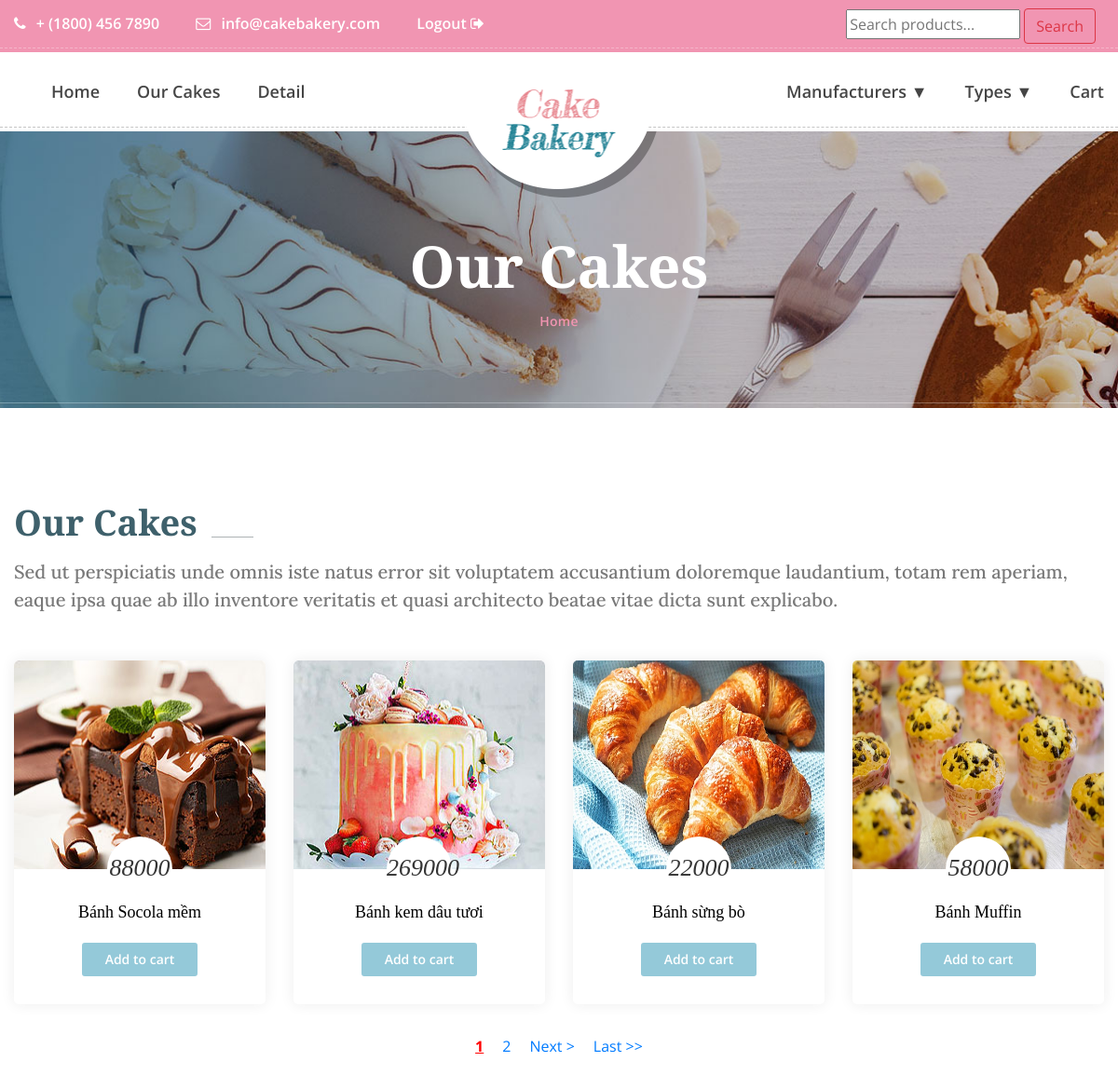
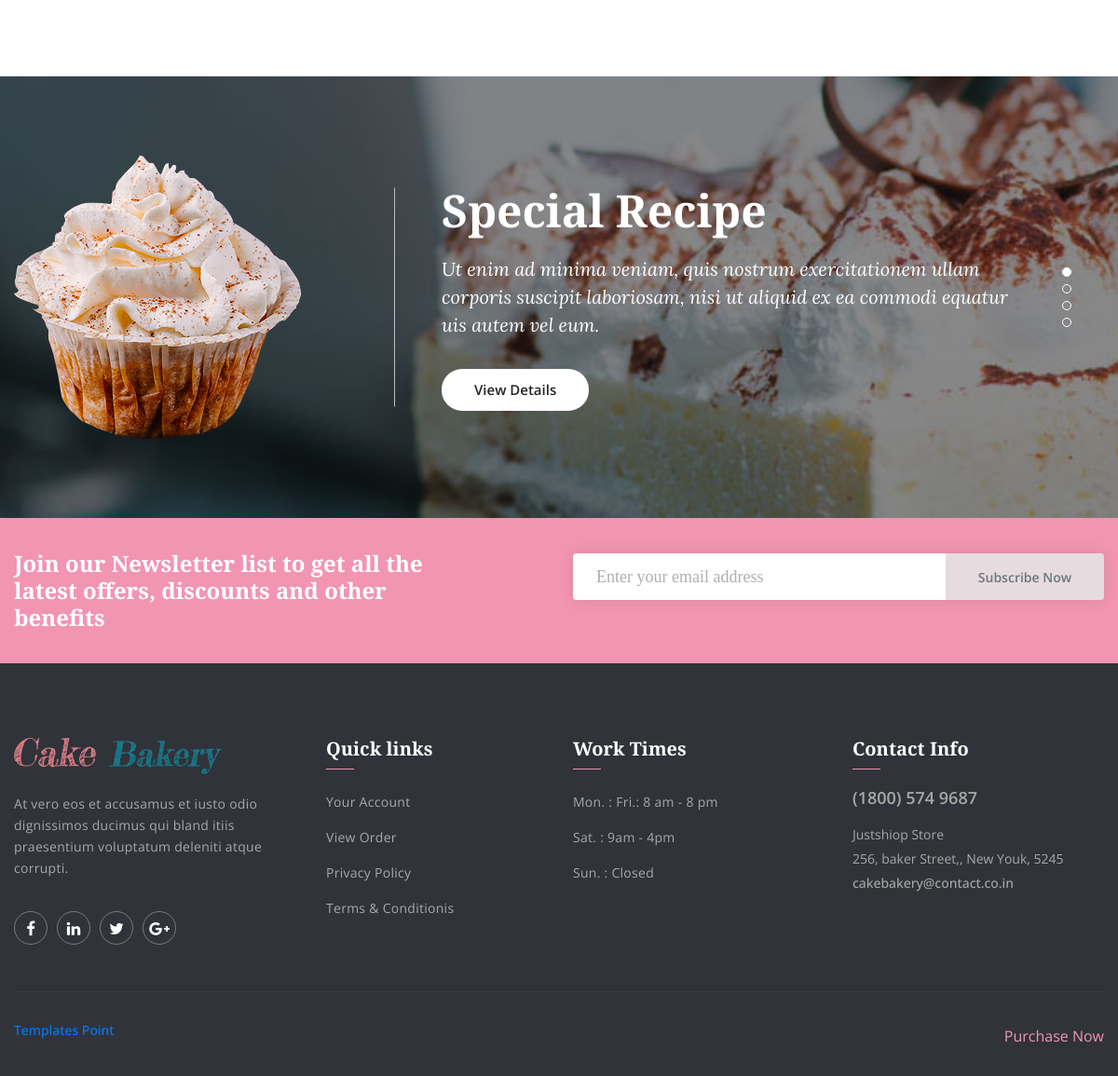
The app's page /public/cake.php with its own data (2 pictures, top to bottom).
### tables this page shows
CREATE TABLE IF NOT EXISTS `products` (
  `id` int(11) NOT NULL AUTO_INCREMENT,
  `name` varchar(100) NOT NULL,
  `manu_id` int(11) NOT NULL,
  `type_id` int(11) NOT NULL,
  `price` int(11) NOT NULL,
  `pro_image` varchar(150) NOT NULL,
  `description` text NOT NULL,
  `feature` tinyint(4) NOT NULL,
  `created_at` timestamp NOT NULL DEFAULT CURRENT_TIMESTAMP ON UPDATE CURRENT_TIMESTAMP,
  `receipt` int(11) NOT NULL,
  PRIMARY KEY (`id`)
);

### public/models/protype.php (called while the page is built, shortened)
<?php
class Protype extends Db
{
    static function getAllProtypes()
    {
        $sql = self::$connection->prepare("SELECT * FROM protypes");
        $sql->execute();
        $items = $sql->get_result()->fetch_all(MYSQLI_ASSOC);
        return $items;
    }
}

### public/cake.php (the view, shortened to what this page needs)
<?php
require_once "navbar_header.php";
?>
<section class="banner_area">
    <div class="container">
        <div class="banner_text">
            <h3>Our Cakes</h3>
            <ul>
                <li><a href="index.php">Home</a></li>
            </ul>
        </div>
    </div>
</section>
<section class="our_cakes_area p_100">
    <div class="container">
        <div class="main_title">
            <h2>Our Cakes</h2>
            <h5>Sed ut perspiciatis unde omnis iste natus error sit voluptatem accusantium doloremque laudantium,
                totam rem aperiam, eaque ipsa quae ab illo inventore veritatis et quasi architecto beatae vitae
                dicta sunt explicabo.</h5>
        </div>
        <div class="cake_feature_row row">
        <?php
                $page = 1;
                $resultsPerPage = 4;
                $list_of_products = Product::getAllProducts_andCreatePagination($page, $resultsPerPage);
                $totalResults = count(Product::getAllProducts());
                foreach($list_of_products as $key => $value) {
            ?>
            <div class="col-lg-3 col-md-4 col-6">
                <div class="cake_feature_item">
                    <div class="cake_img">
                        <img src="img/cake-feature/<?php echo $value['pro_image'];?>" alt="" width="270px" height="224px">
                    </div>
                    <div class="cake_text">
                        <h4><?php echo $value['price'];?></h4>
                        <h3><a href="product-details.php?id=<?php echo $value['id']; ?>"><?php echo $value['name']; ?></a></h3>
                        <a class="pest_btn" href="add-cart.php?id=<?php echo $value['id'];?>">Add to cart</a>
                    </div>
                </div>
            </div>
            <?php }?>
        </div>
    </div>
    <div style="text-align:center;">
    <?php
    $paginate = Product::paginate("cake.php?", $page, $totalResults, $resultsPerPage, 1);
    echo $paginate;
    ?>
</div>
</section>
<section class="special_recipe_area">
    <div class="container">
        <div class="special_recipe_slider owl-carousel">
            <div class="item">
                <div class="media">
                    <div class="d-flex">
                        <img src="img/recipe/recipe-1.png" alt="">
                    </div>
                    <div class="media-body">
                        <h4>Special Recipe</h4>
                        <p>Ut enim ad minima veniam, quis nostrum exercitationem ullam corporis suscipit laboriosam,
                            nisi ut aliquid ex ea commodi equatur uis autem vel eum.</p>
                        <a class="w_view_btn" href="#">View Details</a>
                    </div>
                </div>
            </div>
        </div>
    </div>
</section>
<?php require_once 'contact.php'?>

### public/navbar_header.php (shortened to what this page needs)
<?php
require_once "./models/db.php";
require_once "./models/product.php";
require_once "./models/protype.php";
?>
<!DOCTYPE html>
<html lang="en">
<head>
    <link href="css/font-awesome.min.css" rel="stylesheet">
    <link href="vendors/linearicons/style.css" rel="stylesheet">
    <link href="vendors/flat-icon/flaticon.css" rel="stylesheet">
    <link href="css/bootstrap.min.css" rel="stylesheet">
    <link href="vendors/revolution/css/settings.css" rel="stylesheet">
    <link href="vendors/revolution/css/layers.css" rel="stylesheet">
    <link href="vendors/revolution/css/navigation.css" rel="stylesheet">
    <link href="vendors/animate-css/animate.css" rel="stylesheet">
    <link href="vendors/owl-carousel/owl.carousel.min.css" rel="stylesheet">
    <link href="vendors/magnifc-popup/magnific-popup.css" rel="stylesheet">
    <link href="css/style.css" rel="stylesheet">
    <link href="css/responsive.css" rel="stylesheet">
</head>
<body>
    <header class="main_header_area">
        <div class="top_header_area row m0">
            <div class="container">
                <div class="float-left">
                    <a href="tell:+18004567890"><i class="fa fa-phone" aria-hidden="true"></i> + (1800) 456 7890</a>
                    <a href="mainto:info@cakebakery.com"><i class="fa fa-envelope-o" aria-hidden="true"></i>
                        info@cakebakery.com</a>
                    <a href="./login/remove_sessionLogin.php" id="logout">
                       Logout <i class="fa fa-sign-out" aria-hidden="true"></i>
                    </a>
                </div>
                <div class="sreach float-right">
                    <form action="./cake.php" method="get" style="float:right!important;margin:9px;">
                        <input type="text" name="keyword" placeholder="Search products...">
                        <input type="submit" name="submit" value="Search" class="btn btn-outline-danger">
                    </form>
                </div>
            </div>
        </div>
        <div class="main_menu_area">
            <div class="container">
                <nav class="navbar navbar-expand-lg navbar-light bg-light">
                    <a class="navbar-brand" href="index.php">
                        <img src="img/logo.png" alt="">
                    </a>
                    <div class="collapse navbar-collapse" id="navbarSupportedContent">
                        <ul class="navbar-nav mr-auto">
                            <li class="dropdown submenu active">
                            <li><a href="index.php">Home</a></li>
                            </li>
                            <li><a href="cake.php">Our Cakes</a></li>
                            <li><a href="product-details.php">Detail</a></li>
                        </ul>
                        <ul class="navbar-nav justify-content-end">
                            <li class="dropdown submenu">
                                <a data-toggle="dropdown" data-hover="dropdown" class="dropdown-toggle" href="#">Manufacturers &#9660;</a>
                            </li>
                            <li class="dropdown submenu">
                                <a data-toggle="dropdown" data-hover="dropdown" class="dropdown-toggle" href="#">Types &#9660;</a>
                                    <?php
                                    $list_of_protypes = Protype::getAllProtypes();
                                    ?>
                            </li>
                            <li class="dropdown submenu">
                                <a href="cart.php">Cart</a>
                            </li>
                        </ul>
                    </div>
                </nav>
            </div>
        </div>
    </header>

### public/models/product.php (shortened to what this page needs)
<?php
class Product extends Db
{
    static function getAllProducts()
    {
        $sql = self::$connection->prepare("SELECT * FROM products order by id desc");
        $sql->execute();
        $items = $sql->get_result()->fetch_all(MYSQLI_ASSOC);
        return $items;
    }
    static function getAllProducts_andCreatePagination($page, $resultsPerPage)
    {
        $firstLink = ($page - 1) * $resultsPerPage;
        $sql = self::$connection->prepare("SELECT * FROM products order by created_at desc LIMIT $firstLink, $resultsPerPage");
        $sql->execute();
        $items = $sql->get_result()->fetch_all(MYSQLI_ASSOC);
        return $items;
    }
    static function paginate($url, $page, $totalResults, $resultsPerPage, $offset)
    {
        $totalLinks = ceil($totalResults / $resultsPerPage);
        $links = "";
        $from = $page - $offset;
        $to = $page + $offset;
        if ($from <= 0) {
            $from = 1;
            $to = $offset * 2;
        }
        $firstLink = "";
        $lastLink = "";
        $prevLink = "";
        $nextLink = "";
        if($page < $totalLinks) {
            $next = $page + 1;
            $nextLink = "<a style=\"padding:10px;\" href='$url" . "page=$next'>Next ></a>";
            $lastLink = "<a style=\"padding:10px;\" href='$url" . "page=$totalLinks'>Last >></a>";
        }
        for($i=$from; $i<=$to; $i++) {
            if($page == $i) {
                $links = $links . "<a style=\"padding:10px;text-decoration:underline;color:red;font-weight:bold;\" href='$url" . "page=$i'>$i</a>";
            }
            else
            {
                $links = $links . "<a style=\"padding:10px;\" href='$url" . "page=$i'>$i</a>";
            }
        }
        return $firstLink . $prevLink . $links . $nextLink . $lastLink;
    }
}

### public/contact.php (shortened to what this page needs)
   <section class="newsletter_area">
        <div class="container">
            <div class="row newsletter_inner">
                <div class="col-lg-6">
                    <div class="news_left_text">
                        <h4>Join our Newsletter list to get all the latest offers, discounts and other benefits</h4>
                    </div>
                </div>
                <div class="col-lg-6">
                    <div class="newsletter_form">
                        <div class="input-group">
                            <input type="text" class="form-control" placeholder="Enter your email address">
                            <div class="input-group-append">
                                <button class="btn btn-outline-secondary" type="button">Subscribe Now</button>
                            </div>
                        </div>
                    </div>
                </div>
            </div>
        </div>
    </section>
    <footer class="footer_area">
        <div class="footer_widgets">
            <div class="container">
                <div class="row footer_wd_inner">
                    <div class="col-lg-3 col-6">
                        <aside class="f_widget f_about_widget">
                            <img src="img/footer-logo.png" alt="">
                            <p>At vero eos et accusamus et iusto odio dignissimos ducimus qui bland itiis praesentium
                                voluptatum deleniti atque corrupti.</p>
                            <ul class="nav">
                                <li><a href="#"><i class="fa fa-facebook"></i></a></li>
                                <li><a href="#"><i class="fa fa-linkedin"></i></a></li>
                                <li><a href="#"><i class="fa fa-twitter"></i></a></li>
                                <li><a href="#"><i class="fa fa-google-plus"></i></a></li>
                            </ul>
                        </aside>
                    </div>
                    <div class="col-lg-3 col-6">
                        <aside class="f_widget f_link_widget">
                            <div class="f_title">
                                <h3>Quick links</h3>
                            </div>
                            <ul class="list_style">
                                <li><a href="#">Your Account</a></li>
                                <li><a href="#">View Order</a></li>
                                <li><a href="#">Privacy Policy</a></li>
                                <li><a href="#">Terms & Conditionis</a></li>
                            </ul>
                        </aside>
                    </div>
                    <div class="col-lg-3 col-6">
                        <aside class="f_widget f_link_widget">
                            <div class="f_title">
                                <h3>Work Times</h3>
                            </div>
                            <ul class="list_style">
                                <li><a href="#">Mon. : Fri.: 8 am - 8 pm</a></li>
                                <li><a href="#">Sat. : 9am - 4pm</a></li>
                                <li><a href="#">Sun. : Closed</a></li>
                            </ul>
                        </aside>
                    </div>
                    <div class="col-lg-3 col-6">
                        <aside class="f_widget f_contact_widget">
                            <div class="f_title">
                                <h3>Contact Info</h3>
                            </div>
                            <h4>(1800) 574 9687</h4>
                            <p>Justshiop Store <br />256, baker Street,, New Youk, 5245</p>
                            <h5>cakebakery@contact.co.in</h5>
                        </aside>
                    </div>
                </div>
            </div>
        </div>
        <div class="footer_copyright">
            <div class="container">
                <div class="copyright_inner">
                    <div class="float-left">
                        <h5><a target="_blank" href="https://www.templatespoint.net">Templates Point</a></h5>
                    </div>
                    <div class="float-right">
                        <a href="#">Purchase Now</a>
                    </div>
                </div>
            </div>
        </div>
    </footer>
</body>
</html>

### public/navbar_header.php (style rules this page uses)
.cake_text h3>a { color: #000; transition: 0.6s; }

### records on screen
products: pro_image (picture), price "88000", name "Bánh Socola mềm"
products: pro_image (picture), price "269000", name "Bánh kem dâu tươi"
products: pro_image (picture), price "22000", name "Bánh sừng bò"
products: pro_image (picture), price "58000", name "Bánh Muffin"
